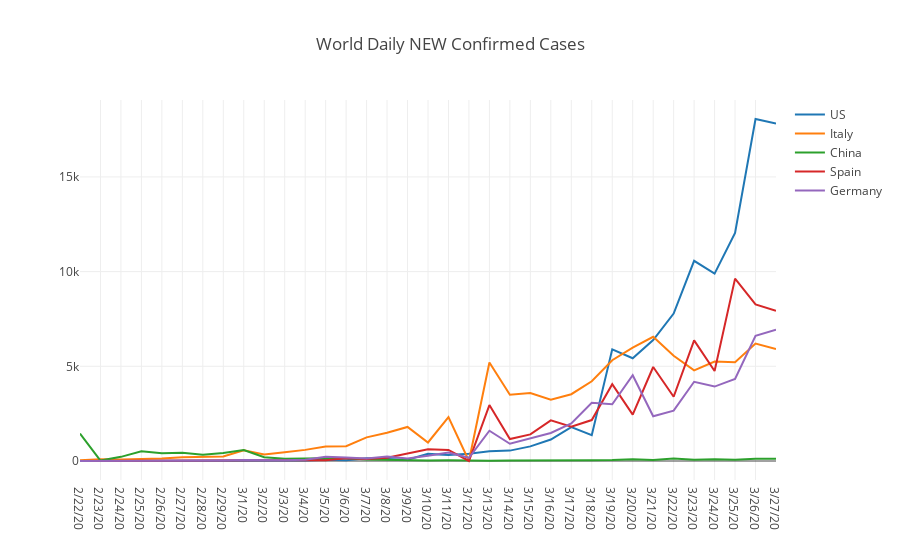

The notebook cell this image was saved under:
### Code cell
dfConfirmedWorldTop5 = dfConfirmedWorldTop.head(5)

dfConfirmedWorldTop5DailyDataCols = dfConfirmedWorldTop5[dfConfirmedWorldTop5.columns[4:]]
dfConfirmedWorldTop5Daily = pd.concat([dfConfirmedWorldTop5[dfConfirmedWorldTop5.columns[:4]], dfConfirmedWorldTop5DailyDataCols.diff(axis=1)], axis=1)

data = [{
    'x': row[1].index[35:],
    'y': row[1].values[35:],
    'name': row[1].values[1] if str(row[1].values[0]) == 'nan' else '{} {}'.format( row[1].values[0], row[1].values[1])
}  for row in dfConfirmedWorldTop5Daily.iterrows()]

layout = dict(title = 'World Daily NEW Confirmed Cases')
py.iplot(dict(data=data, layout=layout))

dfConfirmedWorldTop5Daily

### Figure 1 — Plotly figure (JSON) as saved in the notebook; plotly's stock layout.template omitted (floating-point values rounded to 4 significant figures)
{"data": [{"name": "US", "x": ["2/22/20", "2/23/20", "2/24/20", "2/25/20", "2/26/20", "2/27/20", "2/28/20", "2/29/20", "3/1/20", "3/2/20", "3/3/20", "3/4/20", "3/5/20", "3/6/20", "3/7/20", "3/8/20", "3/9/20", "3/10/20", "3/11/20", "3/12/20", "3/13/20", "3/14/20", "3/15/20", "3/16/20", "3/17/20", "3/18/20", "3/19/20", "3/20/20", "3/21/20", "3/22/20", "3/23/20", "3/24/20", "3/25/20", "3/26/20", "3/27/20"], "y": [0, 0, 36, 0, 6, 1, 2, 8, 6, 24, 20, 31, 68, 45, 140, 116, 65, 376, 322, 382, 516, 548, 772, 1133, 1789, 1362, 5894, 5423, 6389, 7787, 10571, 9893, 12038, 18058, 17821]}, {"name": "Italy", "x": ["2/22/20", "2/23/20", "2/24/20", "2/25/20", "2/26/20", "2/27/20", "2/28/20", "2/29/20", "3/1/20", "3/2/20", "3/3/20", "3/4/20", "3/5/20", "3/6/20", "3/7/20", "3/8/20", "3/9/20", "3/10/20", "3/11/20", "3/12/20", "3/13/20", "3/14/20", "3/15/20", "3/16/20", "3/17/20", "3/18/20", "3/19/20", "3/20/20", "3/21/20", "3/22/20", "3/23/20", "3/24/20", "3/25/20", "3/26/20", "3/27/20"], "y": [42, 93, 74, 93, 131, 202, 233, 240, 566, 342, 466, 587, 769, 778, 1247, 1492, 1797, 977, 2313, 0, 5198, 3497, 3590, 3233, 3526, 4207, 5322, 5986, 6557, 5560, 4789, 5249, 5210, 6203, 5909]}, {"name": "China", "x": ["2/22/20", "2/23/20", "2/24/20", "2/25/20", "2/26/20", "2/27/20", "2/28/20", "2/29/20", "3/1/20", "3/2/20", "3/3/20", "3/4/20", "3/5/20", "3/6/20", "3/7/20", "3/8/20", "3/9/20", "3/10/20", "3/11/20", "3/12/20", "3/13/20", "3/14/20", "3/15/20", "3/16/20", "3/17/20", "3/18/20", "3/19/20", "3/20/20", "3/21/20", "3/22/20", "3/23/20", "3/24/20", "3/25/20", "3/26/20", "3/27/20"], "y": [1451, 21, 219, 513, 412, 434, 328, 428, 576, 204, 125, 125, 151, 153, 80, 53, 37, 27, 34, 11, 13, 32, 26, 30, 25, 44, 54, 94, 55, 130, 63, 93, 70, 121, 115]}, {"name": "Spain", "x": ["2/22/20", "2/23/20", "2/24/20", "2/25/20", "2/26/20", "2/27/20", "2/28/20", "2/29/20", "3/1/20", "3/2/20", "3/3/20", "3/4/20", "3/5/20", "3/6/20", "3/7/20", "3/8/20", "3/9/20", "3/10/20", "3/11/20", "3/12/20", "3/13/20", "3/14/20", "3/15/20", "3/16/20", "3/17/20", "3/18/20", "3/19/20", "3/20/20", "3/21/20", "3/22/20", "3/23/20", "3/24/20", "3/25/20", "3/26/20", "3/27/20"], "y": [0, 0, 0, 4, 7, 2, 17, 13, 39, 36, 45, 57, 37, 141, 100, 173, 400, 622, 582, 0, 2955, 1159, 1407, 2144, 1806, 2162, 4053, 2447, 4964, 3394, 6368, 4749, 9630, 8271, 7933]}, {"name": "Germany", "x": ["2/22/20", "2/23/20", "2/24/20", "2/25/20", "2/26/20", "2/27/20", "2/28/20", "2/29/20", "3/1/20", "3/2/20", "3/3/20", "3/4/20", "3/5/20", "3/6/20", "3/7/20", "3/8/20", "3/9/20", "3/10/20", "3/11/20", "3/12/20", "3/13/20", "3/14/20", "3/15/20", "3/16/20", "3/17/20", "3/18/20", "3/19/20", "3/20/20", "3/21/20", "3/22/20", "3/23/20", "3/24/20", "3/25/20", "3/26/20", "3/27/20"], "y": [0, 0, 0, 1, 10, 19, 2, 31, 51, 29, 37, 66, 220, 188, 129, 241, 136, 281, 451, 170, 1597, 910, 1210, 1477, 1985, 3070, 2993, 4528, 2365, 2660, 4183, 3930, 4337, 6615, 6933]}], "layout": {"title": "World Daily NEW Confirmed Cases"}}
